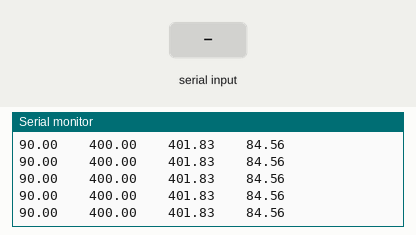
This sketch was run on a simulated Arduino Uno, built with avr-gcc and run on an emulated ATmega328P. Shown: the last lines printed to the serial monitor. The test bench sets the inputs (shaded band).

Above: at 1.2 s.
1.3 s: "90,45,200\n" received over Serial
At 2.1 s:
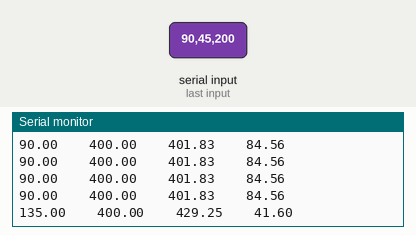
4.3 s: "30,150,10\n" received over Serial
At 5.0 s:
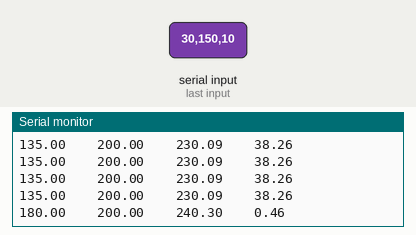
7.3 s: "5\n" received over Serial
10.3 s: "90,45\n" received over Serial
At 10.7 s:
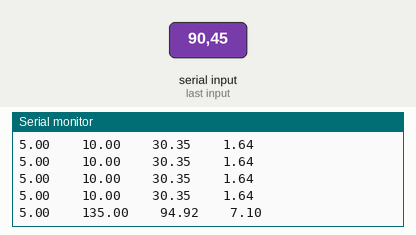
Timing chart, 0 to 12.4 s (numbered marks = the images above; inputs shaded):
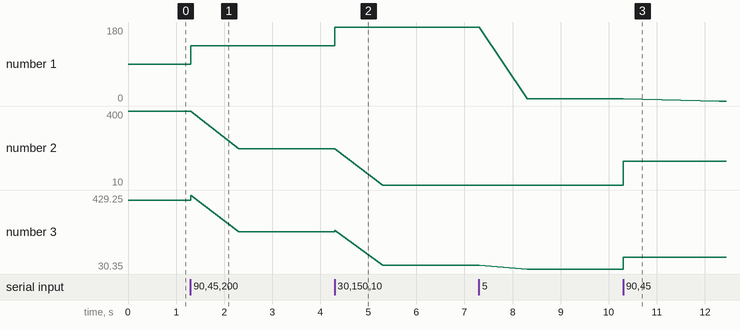

Measured:
- after the input at 1.3 s, the serial monitor: prints a new line at once (image 1)
- after the input at 4.3 s, the serial monitor: prints a new line at once (image 2)
- after the input at 10.3 s, the serial monitor: prints a new line at once (image 3)
- plotted number 1: 90 → 135 after the input at 1.3 s, 135 → 180 after the input at 4.3 s, 180 → 5 after the input at 7.3 s, 5 → 0 after the input at 10.3 s
- plotted number 2: 400 → 200 after the input at 1.3 s, 200 → 10 after the input at 4.3 s, 10 → 135 after the input at 10.3 s
- plotted number 3: 401.83 → 230.09 after the input at 1.3 s, 230.09 → 50.3 after the input at 4.3 s, 50.3 → 30.35 after the input at 7.3 s, 30.35 → 94.7 after the input at 10.3 s

The sketch:

law_of_cosines_verify.ino
```cpp
float degree = 90, b = 400, a = 0;
double target_dist1 = 0, phi1 = 0, theta1 = 0, phi_rad1 = 0, theta_rad1 = 0;

void setup() {
  Serial.begin(115200);

}
void loop () {
  if (!a) {
    if (Serial.available()) {
      degree = Serial.parseFloat() + Serial.parseFloat() ;
      a = 1;
    }
  }

  else {
    if (Serial.available()) {
      b = Serial.parseFloat() + Serial.parseFloat() ;
      a = 0;
    }
  }
  angle_calculation1((degree * 8.889), b);
  Serial.print(degree);
  Serial.print("    ");
  Serial.print(b);
  Serial.print("    ");
  Serial.print(target_dist1);
  Serial.print("    ");
  Serial.println(phi1);
}
void angle_calculation1 (float steps, float d) {
  theta1 = (steps * 0.1125);
  theta_rad1 = (theta1 * 0.0174);
  target_dist1 = sq(d) + sq(40.3) - ((d) * 80.6 * cos(theta_rad1));
  target_dist1 = sqrt(target_dist1);
  phi_rad1 = asin(sin(theta_rad1) * (d / target_dist1));
  phi1  = (phi_rad1 * 57.3248);

}
```
